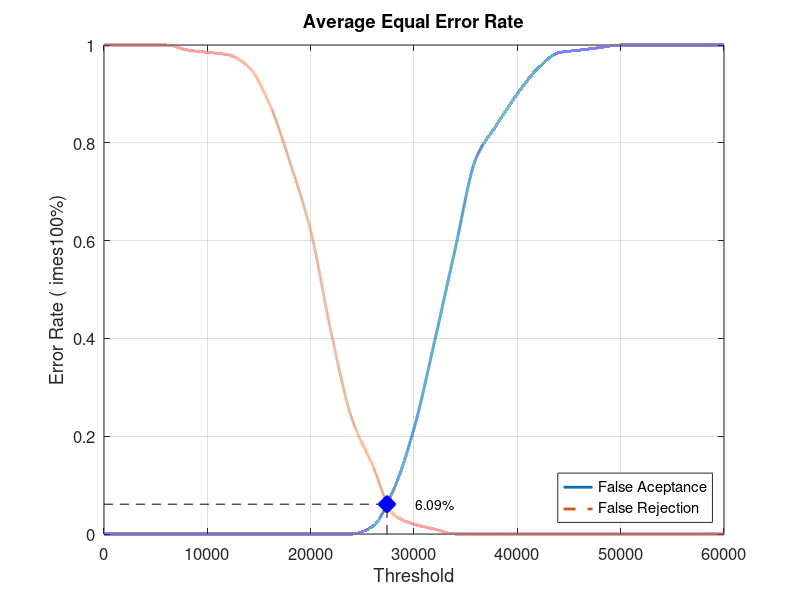
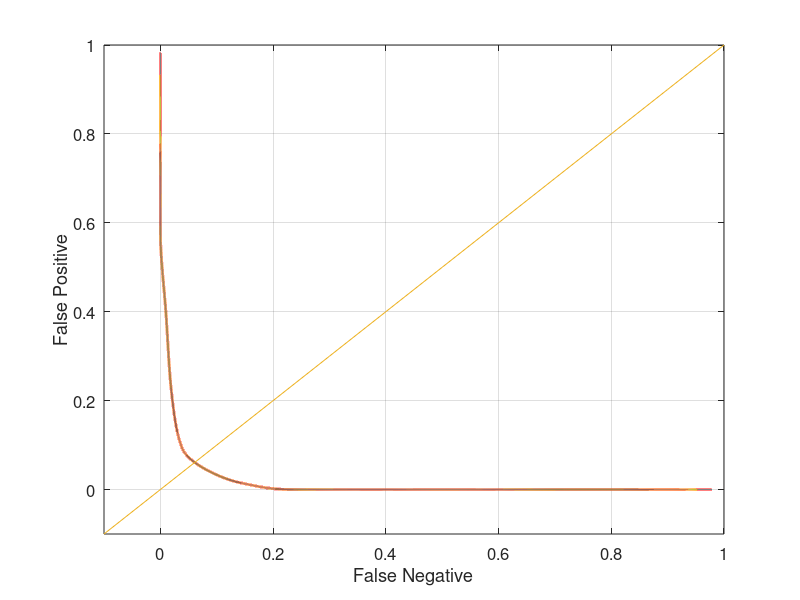

Reproduce these figures in MATLAB, in order.
close all;
clear;
clc;
x = 0:2000:60000;
xq = 0:0.5:60000;

y0 = [0 0 0 0 0 0 0 0 0 0 0 0 0 0.0157895 0.0894737 0.215789 0.394737 0.584211 0.768421 0.836842 0.9 0.952632 0.984211 0.989474 0.994737 1 1 1 1 1 1]
yy0 = interp1(x, y0, xq, 'pchip');
y1 = [1 1 1 1 0.99 0.985 0.98 0.955 0.88 0.76 0.62 0.41 0.235 0.14 0.04 0.02 0.01 0 0 0 0 0 0 0 0 0 0 0 0 0 0]
yy1 = interp1(x, y1, xq, 'pchip');

% Calculating EER: 
y2 = abs(y0 - y1);
find(y2 == min(y2))
yy2 = abs(yy0 - yy1);
xEER = find(yy2 == min(yy2));
xEERIndex = xq(xEER) % X-axis EER
yEER = yy0(xEER) % Y-axis EER

main = figure
plot(xq, yy0,'-','LineWidth', 2);	hold on
plot(xq, yy1,'--','LineWidth', 2);	hold on
plot([xEERIndex xEERIndex], [0 yEER], 'k--');	hold on
plot([0 xEERIndex], [yEER yEER], 'k--');	hold on
plot(xEERIndex, yEER, 'bx', 'LineWidth', 10);	hold on
text(xEERIndex + 10 * xEERIndex / 100, yEER, [num2str(round((10000 * yEER)) / 100) '%'])
legend('False Aceptance', 'False Rejection', 'Location', 'SouthEast')
xlabel('Threshold')
ylabel('Error Rate (	imes100%)')
title('Average Equal Error Rate')
set(gca, 'FontSize', 12)
axis([0 60000 0 1])
grid on

print(main, 'Database5_2Main', '-dpng');
FNRxFPR = figure('Color', [1 1 1]);
plot(yy1, yy0, '-', yy1, yy0, 'LineWidth', 2);
hold on
y = -0.1:0.1:1
plot(y, y); 
set(gca, 'FontSize', 12)
xlabel('False Negative')
ylabel('False Positive')
axis([-0.1 1 -0.1 1])
set(gca, 'FontSize', 12)
grid on

print(FNRxFPR, 'Database5_2FNRxFPR','-dpng');
